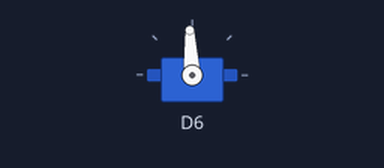
Bench run of a sketch on a simulated ESP8266 (NodeMCU). Parts: servo. What the sketch prints to the serial monitor is not drawn.

Above: at 0.05 s.
At 1.25 s:
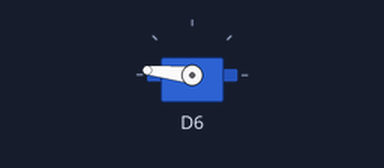
At 2.45 s:
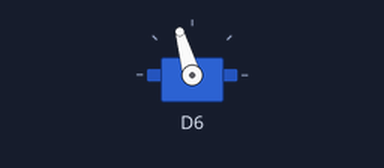
At 5.2 s:
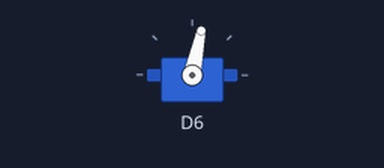
Timing chart, 0 to 7.0 s (numbered marks = the images above):
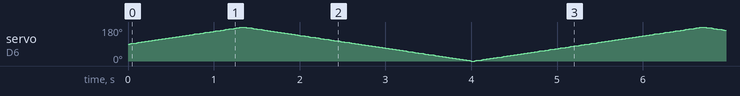

The sketch:

test_servo_arduino.ino
```cpp
// Arduino Servo Output Test

// Copyright (C)2026, Philip Munts dba Munts Technologies.
//
// Redistribution and use in source and binary forms, with or without
// modification, are permitted provided that the following conditions are met:
//
// * Redistributions of source code must retain the above copyright notice,
//   this list of conditions and the following disclaimer.
//
// THIS SOFTWARE IS PROVIDED BY THE COPYRIGHT HOLDERS AND CONTRIBUTORS "AS IS"
// AND ANY EXPRESS OR IMPLIED WARRANTIES, INCLUDING, BUT NOT LIMITED TO, THE
// IMPLIED WARRANTIES OF MERCHANTABILITY AND FITNESS FOR A PARTICULAR PURPOSE
// ARE DISCLAIMED. IN NO EVENT SHALL THE COPYRIGHT HOLDER OR CONTRIBUTORS BE
// LIABLE FOR ANY DIRECT, INDIRECT, INCIDENTAL, SPECIAL, EXEMPLARY, OR
// CONSEQUENTIAL DAMAGES (INCLUDING, BUT NOT LIMITED TO, PROCUREMENT OF
// SUBSTITUTE GOODS OR SERVICES; LOSS OF USE, DATA, OR PROFITS; OR BUSINESS
// INTERRUPTION) HOWEVER CAUSED AND ON ANY THEORY OF LIABILITY, WHETHER IN
// CONTRACT, STRICT LIABILITY, OR TORT (INCLUDING NEGLIGENCE OR OTHERWISE)
// ARISING IN ANY WAY OUT OF THE USE OF THIS SOFTWARE, EVEN IF ADVISED OF THE
// POSSIBILITY OF SUCH DAMAGE.

#define ENABLE_ASSIGNMENT_OPERATOR

#include <Arduino_ARM.h>
#include <Servo-Arduino.h>

using namespace MuntsTech::Interfaces::Servo;

MuntsTech::Servo::Arduino::Output_Class outp;

void setup()
{
  Serial.begin(115200);
  Serial.println("\n\n\ecArduino Servo Output Test\n");
  Serial.flush();

  outp.Initialize(D6);
}

void loop()
{
  for (float pos = POSITION_NEUTRAL; pos <= POSITION_MAX; pos += 0.015F)
  {
    // Use write() method
    outp.write(pos);
    delay(20);
  }

  for (float pos = POSITION_MAX; pos >= POSITION_MIN; pos -= 0.015F)
  {
    // Use assignment operator
    outp = pos;
    delay(20);
  }

  for (float pos = POSITION_MIN; pos <= POSITION_NEUTRAL; pos += 0.015F)
  {
    // Use write() method
    outp.write(pos);
    delay(20);
  }
}
```
